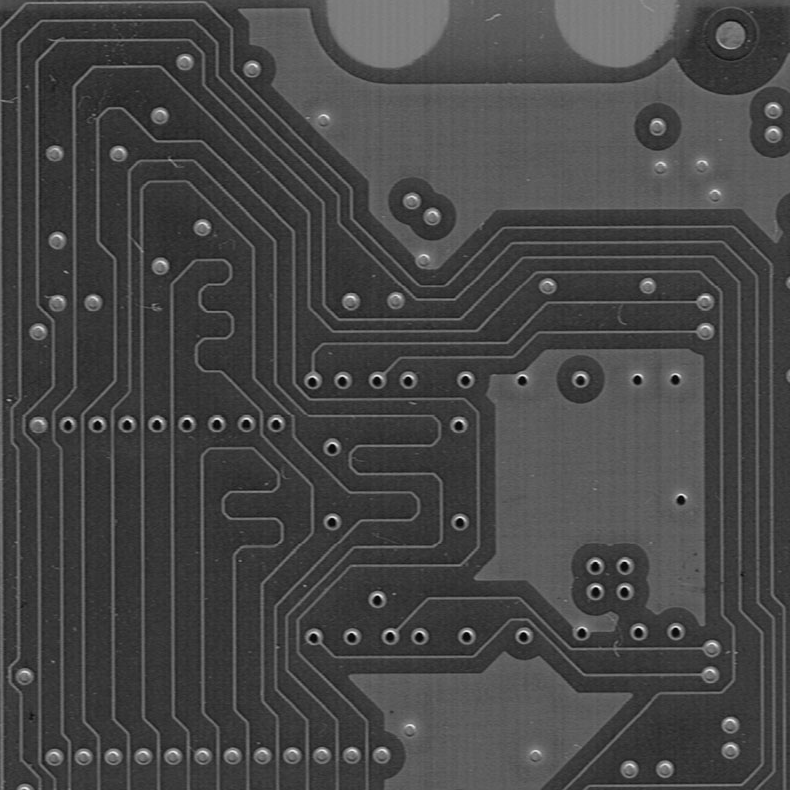
#> input picture Atividades/images/pcbCroppedTranslated.png, 790 x 790 px; the run also reads 2 pictures not shown here
$ jupyter execute '5 - Desafio Stanford.ipynb'   (shell and % lines are left out)
#> lines starting #> are read from the running program, lines starting #| are printed output that depends on the picture; after the words box and inside, x2 and y2 are one past the last pixel; in counts of white or black regions, pixels touching at a corner belong together
<a href="https://colab.research.google.com/github/JvSecate/PDI/blob/main/Atividades/5%20-%20Desafio%20Stanford.ipynb" target="_parent"></a>

##Obter imagens (Colab)

##Objetivo: Implementar códigos que utilizam operações básicas combinando duas imagens.

[cell 1]
import cv2
import numpy as np
from PIL import Image
import matplotlib.pyplot as plt
from IPython.display import HTML
from base64 import b64encode
import os

###Verificação de defeitos em placas: Basicamente realizando uma operação de subtração entre uma imagem de uma placa sem defeito com uma placa com defeito é possivel encontrar defeitos no processo de fabricação: [Defect_Detection](https://web.stanford.edu/class/ee368/Handouts/Lectures/Examples/3-Combining-Images/Defect_Detection/)

[cell 2]
def plot(imagem_sem_defeito, imagem_com_defeito, imagem_diferenca, imagem_limiar):
  fig, ax = plt.subplots(nrows=2, ncols=2, figsize=(12, 12))
  ax[0,0].imshow(imagem_sem_defeito, 'gray')
  ax[0,0].set_title("Imagem sem defeito")
  ax[0,1].imshow(imagem_com_defeito, 'gray')
  ax[0,1].set_title("Imagem com defeito")
  ax[1,0].imshow(imagem_diferenca, 'gray')
  ax[1,0].set_title("Diferença")
  ax[1,1].imshow(imagem_limiar, 'gray')
  ax[1,1].set_title("Imagem limiar")
  plt.show()

def verifica():
  imagem_sem_defeito = cv2.imread('images/pcbCroppedTranslated.png')
#> imagem_sem_defeito is the input picture: shape (790, 790, 3); min 0, max 248, mean 70.2
  imagem_com_defeito = cv2.imread('images/pcbCroppedTranslatedDefected.png')
  imagem_diferenca = cv2.absdiff(imagem_sem_defeito, imagem_com_defeito)
  imagem_diferenca_gray = cv2.cvtColor(imagem_diferenca, cv2.COLOR_BGR2GRAY)
  _, imagem_limiar = cv2.threshold(imagem_diferenca_gray, 30, 255,
  cv2.THRESH_BINARY)
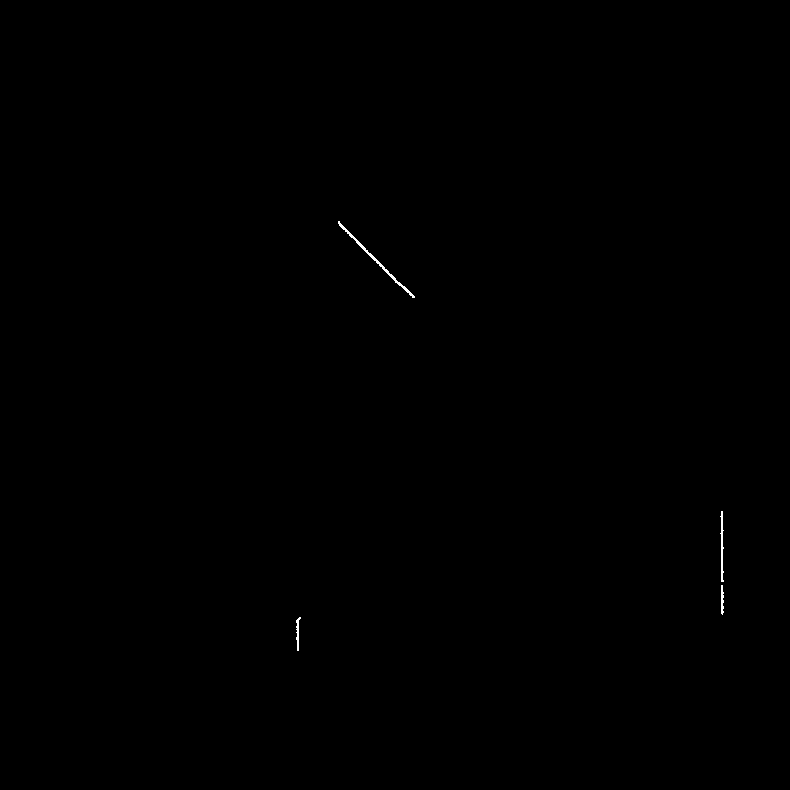
#> imagem_limiar: shape (790, 790); 0.09% white in thin lines or dots, all inside (x1, y1, x2, y2) = (296, 221, 724, 651)

  plot(imagem_sem_defeito, imagem_com_defeito, imagem_diferenca, imagem_limiar)
#> (the call stopped at in plot, `fig, ax = plt.subplots(nrows=2, ncols=2, figsize=(12, 12))`: IPython is not available in this run)

  #cv2.waitKey(0)
  #cv2.destroyAllWindows()

[cell 3]
verifica()

###Detecção de movimento: A partir de um vídeo, ao realizar a subtração do fundo da cena sem nenhuma pessoa é possível detectar movimentos: [Background_Subtraction](https://web.stanford.edu/class/ee368/Handouts/Lectures/Examples/3-Combining-Images/Background_Subtraction/)

[cell 4]
def convert_to_mp4(input_path, output_path):
    os.system(f"ffmpeg -i {input_path} -vcodec libx264 {output_path}")

#Exibe video na página do Colab
def display_video(video_path):
    video_file = open(video_path, "rb").read()
    video_url = f"data:video/mp4;base64,{b64encode(video_file).decode()}"
    return HTML(f"""<video width=600 controls>
                        <source src="{video_url}" type="video/mp4">
                    </video>""")

def detec():
  #Considere output.avi como o arquivo de entrada. Sendo que esse é o nome original do arquivo fornecido
  cap = cv2.VideoCapture('videos/output.avi')
  img = Image.open('images/Background_Subtraction_background.png')
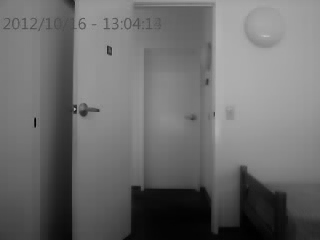
#> input picture Atividades/images/Background_Subtraction_background.png, 320 x 240 px
#> img is the input picture: PIL image 320x240 L; min 0, max 192, mean 108.4
  if (cap.isOpened() == False):
    print("Error reading video file")
  frame_width = int(cap.get(3))
  frame_height = int(cap.get(4))
  frame_rate = 30
  size = (frame_width, frame_height)

  backSub = cv2.createBackgroundSubtractorMOG2()
  fourcc = cv2.VideoWriter_fourcc(*'MJPG')
  #Considere video_output.avi como o arquivo de saída.
  result = cv2.VideoWriter('videos/video_output.avi', fourcc, frame_rate, size, 0)
  background = np.array(img.convert('L'))

  while True:
    ret, frame = cap.read()
    if ret == True:
      gray_frame = cv2.cvtColor(frame, cv2.COLOR_BGR2GRAY)
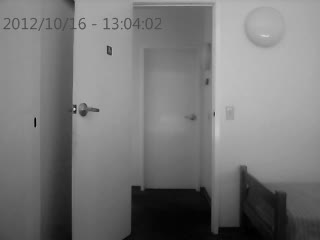
#> gray_frame: shape (240, 320); min 0, max 215, mean 120
      gray = cv2.absdiff(gray_frame, background)
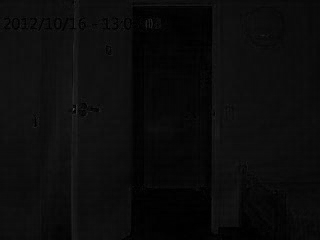
#> gray: shape (240, 320); min 0, max 78, mean 11.7
      _, gray = cv2.threshold(gray, 30, 255, cv2.THRESH_BINARY)
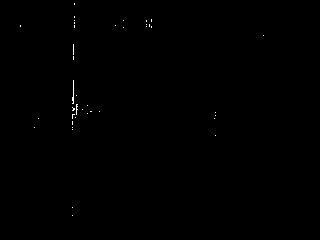
#> gray: shape (240, 320); 0.16% white in thin lines or dots, all inside (x1, y1, x2, y2) = (20, 3, 264, 216)
      result.write(gray)
    else:
      break

  cap.release()
  result.release()
  print("Video saved as 'videos/video_output.avi'")
